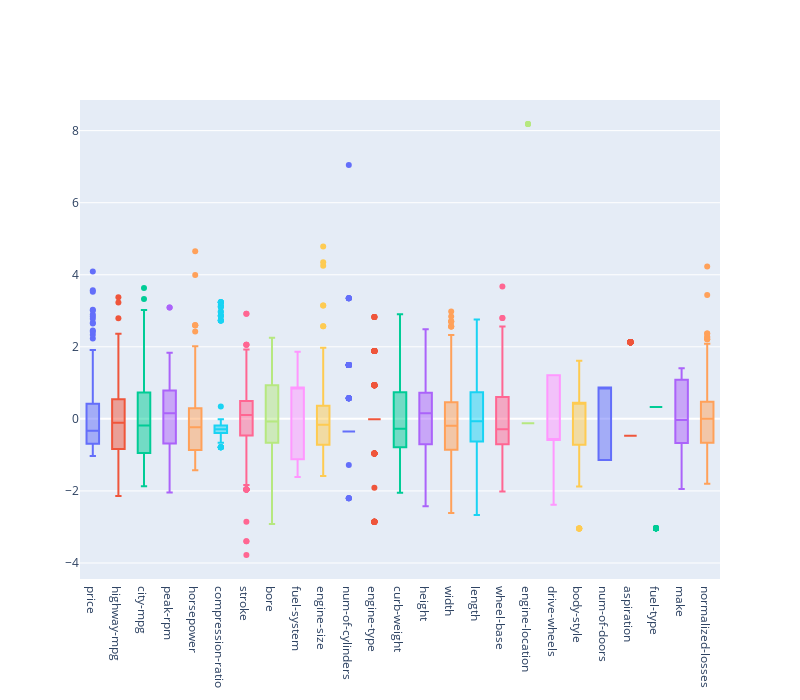

The cell this chart's notebook holds for it:
### Markdown cell above
# Exploratory Data Analysis

### Code cell
# check for outliers

numeric_df = df.select_dtypes(include=[np.number]) 
standard = (numeric_df-numeric_df.mean())/numeric_df.std()

# Create a box plot
fig = go.Figure()
for i in standard.columns:
    fig.add_trace(go.Box(y=standard[str(i)], name=str(i)))
fig.update_layout(showlegend=False,height = 700, width=800)
fig.show()

### Figure 1 — Plotly figure (JSON) as saved in the notebook; plotly's stock layout.template omitted (floating-point values rounded to 4 significant figures; data arrays with more than 128 entries replaced by an {"elided": "..."} marker saying what was removed)
{"data": [{"name": "price", "type": "box", "y": {"elided": "205 float values"}}, {"name": "highway-mpg", "type": "box", "y": {"elided": "205 float values"}}, {"name": "city-mpg", "type": "box", "y": {"elided": "205 float values"}}, {"name": "peak-rpm", "type": "box", "y": {"elided": "205 float values"}}, {"name": "horsepower", "type": "box", "y": {"elided": "205 float values"}}, {"name": "compression-ratio", "type": "box", "y": {"elided": "205 float values"}}, {"name": "stroke", "type": "box", "y": {"elided": "205 float values"}}, {"name": "bore", "type": "box", "y": {"elided": "205 float values"}}, {"name": "fuel-system", "type": "box", "y": {"elided": "205 float values"}}, {"name": "engine-size", "type": "box", "y": {"elided": "205 float values"}}, {"name": "num-of-cylinders", "type": "box", "y": {"elided": "205 float values"}}, {"name": "engine-type", "type": "box", "y": {"elided": "205 float values"}}, {"name": "curb-weight", "type": "box", "y": {"elided": "205 float values"}}, {"name": "height", "type": "box", "y": {"elided": "205 float values"}}, {"name": "width", "type": "box", "y": {"elided": "205 float values"}}, {"name": "length", "type": "box", "y": {"elided": "205 float values"}}, {"name": "wheel-base", "type": "box", "y": {"elided": "205 float values"}}, {"name": "engine-location", "type": "box", "y": {"elided": "205 float values"}}, {"name": "drive-wheels", "type": "box", "y": {"elided": "205 float values"}}, {"name": "body-style", "type": "box", "y": {"elided": "205 float values"}}, {"name": "num-of-doors", "type": "box", "y": {"elided": "205 float values"}}, {"name": "aspiration", "type": "box", "y": {"elided": "205 float values"}}, {"name": "fuel-type", "type": "box", "y": {"elided": "205 float values"}}, {"name": "make", "type": "box", "y": {"elided": "205 float values"}}, {"name": "normalized-losses", "type": "box", "y": {"elided": "205 float values"}}], "layout": {"height": 700, "showlegend": false, "width": 800, "xaxis": {"autorange": true, "range": [-0.5, 24.5], "type": "category"}, "yaxis": {"autorange": true, "range": [-4.445, 8.85], "type": "linear"}}}
